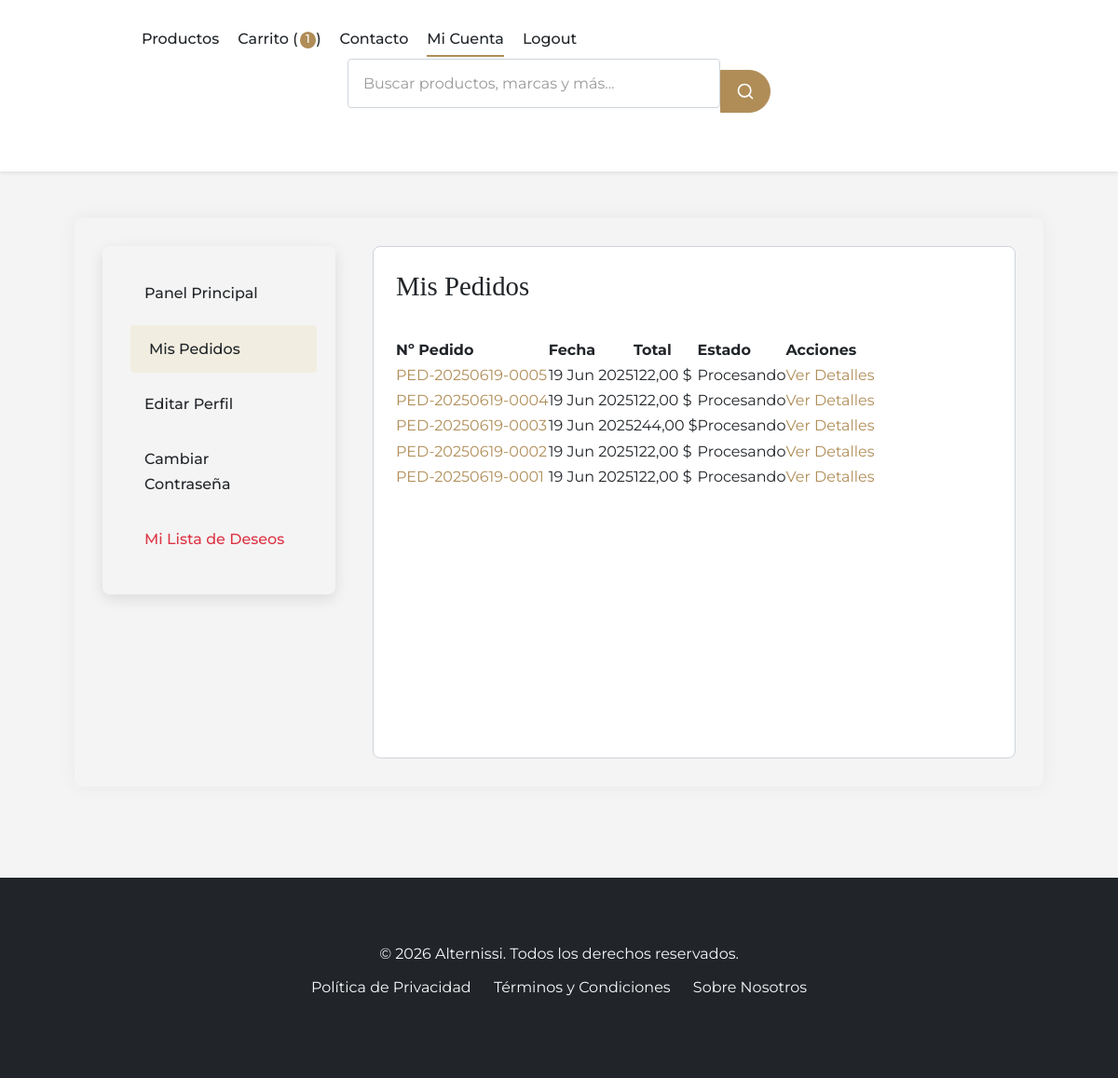
Page /cuenta/pedidos/ (signed in) on the committed database.
### post/models.py (models this page shows, shortened)
class TimeStampedModel(models.Model):
    creado = models.DateTimeField(auto_now_add=True, db_index=True)
    actualizado = models.DateTimeField(auto_now=True)
    class Meta:
        abstract = True

class Pedido(TimeStampedModel):
    class Estado(models.TextChoices):
        PENDIENTE = 'pendiente', 'Pendiente'
        PROCESANDO = 'procesando', 'Procesando'
        ENVIADO = 'enviado', 'Enviado'
        COMPLETADO = 'completado', 'Completado'
        CANCELADO = 'cancelado', 'Cancelado'
        REEMBOLSADO = 'reembolsado', 'Reembolsado'
    class MetodoPago(models.TextChoices):
        TARJETA = 'tarjeta', 'Tarjeta de Crédito/Débito'
        PAYPAL = 'paypal', 'PayPal'
        TRANSFERENCIA = 'transferencia', 'Transferencia Bancaria'
        CONTRAENTREGA = 'contraentrega', 'Contraentrega'
    cliente = models.ForeignKey(
        Cliente, # Cliente está antes, seguro.
        related_name='pedidos',
        on_delete=models.PROTECT
    )
    codigo = models.CharField(
        max_length=20,
        unique=True,
        editable=False,
        help_text="Código único del pedido"
    )
    estado = models.CharField(
        max_length=20,
        choices=Estado.choices,
        default=Estado.PENDIENTE
    )
    metodo_pago = models.CharField(
        max_length=20,
        choices=MetodoPago.choices
    )
    direccion_envio = models.JSONField()
    direccion_facturacion = models.JSONField()
    subtotal = models.DecimalField(max_digits=12, decimal_places=2)
    descuento = models.DecimalField(max_digits=12, decimal_places=2, default=0)
    impuesto = models.DecimalField(max_digits=12, decimal_places=2, default=0)
    envio = models.DecimalField(max_digits=12, decimal_places=2, default=0)
    total = models.DecimalField(max_digits=12, decimal_places=2)
    notas = models.TextField(blank=True)
    transaccion_id = models.CharField(max_length=100, blank=True)
    cupon = models.ForeignKey(
        Cupon, # Cupon está antes, seguro.
        on_delete=models.SET_NULL,
        null=True,
        blank=True
    )
    class Meta:
        ordering = ['-creado']
        verbose_name_plural = 'pedidos'
        indexes = [
            models.Index(fields=['codigo']),
            models.Index(fields=['estado']),
            models.Index(fields=['cliente']),
            models.Index(fields=['creado']),
        ]

### post/views.py (the view)
# urls.py: path('cuenta/pedidos/', views.ListaPedidosClienteView.as_view(), name='lista_pedidos_cliente'),
class ListaPedidosClienteView(LoginRequiredMixin, ListView):
    model = Pedido
    template_name = 'post/cuenta/lista_pedidos.html'    # Corregido
    context_object_name = 'pedidos'
    paginate_by = 10 # Añadir paginación
    def get_queryset(self):
        return Pedido.objects.filter(
            cliente__usuario=self.request.user
        ).select_related('cupon').order_by('-creado') # Optimizar y ordenar
    def get_context_data(self, **kwargs):
        context = super().get_context_data(**kwargs)
        return context

### post/context_processors.py (called while the page is built)
def tienda_config_processor(request):
    config = ConfiguracionTienda.obtener_configuracion()
    moneda_simbolo_global = '$'
    if config and hasattr(config, 'simbolo_moneda') and config.simbolo_moneda:
        moneda_simbolo_global = config.simbolo_moneda
    return {
        'tienda_config': config,
        'moneda_simbolo_global': moneda_simbolo_global
    }

### post/models.py (called while the page is built)
    @property
    def total_items(self):
        return self.items.aggregate(total=Sum('cantidad'))['total'] or 0

    @property
    def subtotal(self):
        return sum(item.subtotal for item in self.items.all())

    def get_total(self, cliente_actual=None): # cliente_actual puede ser self.cliente
        s_total = self.subtotal # Cachear para evitar múltiples llamadas a la property
        descuento_aplicado = 0
        if cliente_actual is None and self.cliente:
            cliente_actual = self.cliente
        if self.cupon and self.cupon.es_valido(cliente=cliente_actual, subtotal=s_total):
            descuento_aplicado = self.cupon.aplicar_descuento(s_total)
        return s_total - descuento_aplicado

    @property
    def descuento_aplicado(self): # Para mostrar en el template, cliente_actual se infiere de self.cliente
        cliente_para_validacion = self.cliente # Puede ser None si es un carrito de sesión
        if self.cupon and self.cupon.es_valido(cliente=cliente_para_validacion, subtotal=self.subtotal):
            return self.cupon.aplicar_descuento(self.subtotal)
        return 0

    @property
    def subtotal(self):
        return self.precio * self.cantidad

    @classmethod
    def obtener_configuracion(cls):
        return cls.objects.filter(activo=True).first()

### post/templates/post/cuenta/lista_pedidos.html (shortened to what this page needs)
{% extends "post/base.html" %}
{% load static %}
{% block content %}
<div class="account-container">
    <div class="account-grid">
        <aside class="account-nav">
            <ul>
                <li><a href="{% url 'tienda:cuenta_dashboard' %}">Panel Principal</a></li>
                <li><a href="{% url 'tienda:lista_pedidos_cliente' %}" class="active">Mis Pedidos</a></li>
                <li><a href="{% url 'tienda:editar_perfil_cliente' %}">Editar Perfil</a></li>
                <li><a href="{% url 'tienda:password_change' %}">Cambiar Contraseña</a></li>
                <li><a href="{% url 'tienda:ver_lista_deseos' %}">Mi Lista de Deseos</a></li>
            </ul>
        </aside>
        <main class="account-content">
            <h2>Mis Pedidos</h2>
            {% if pedidos %}
                <table class="orders-table">
                    <thead><tr><th>Nº Pedido</th><th>Fecha</th><th>Total</th><th>Estado</th><th>Acciones</th></tr></thead>
                    <tbody>
                        {% for pedido_obj in pedidos %}
                        <tr>
                            <td><a href="{% url 'tienda:detalle_pedido_cliente' pedido_id=pedido_obj.id %}">{{ pedido_obj.codigo }}</a></td>
                            <td>{{ pedido_obj.creado|date:"d M Y" }}</td>
                            <td>{{ pedido_obj.total|floatformat:2 }} {{moneda_simbolo|default:'$'}}</td>
                            <td>{{ pedido_obj.get_estado_display }}</td>
                            <td><a href="{% url 'tienda:detalle_pedido_cliente' pedido_id=pedido_obj.id %}">Ver Detalles</a></td>
                        </tr>
                        {% endfor %}
                    </tbody>
                </table>
            {% else %}
                <div class="no-orders">
                    <p>Aún no has realizado ningún pedido.</p>
                    <a href="{% url 'tienda:lista_productos' %}" class="btn btn-primary" style="padding:10px 15px; background-color:#007bff; color:white; text-decoration:none; border-radius:4px;">Explorar productos</a>
                </div>
            {% endif %}
        </main>
    </div>
</div>
{% endblock %}

### post/static/post/css/style.css (style rules this page uses)
:root { --font-primary: 'Montserrat', sans-serif; --font-secondary: 'Playfair Display', serif; --color-white: #FFFFFF; --color-light-gray: #F8F9FA; --color-medium-gray: #CED4DA; --color-dark-gray: #212529; --color-black: #000000; --color-background: #f4f4f4; --color-accent: #B08D57; --color-accent-rgb: 176, 141, 87; --color-accent-hover: #9A7C4F; --color-success: #28A745; --color-error: #DC3545; --color-warning: #FFC107; --border-radius-sm: 4px; --border-radius-md: 8px; --box-shadow-light: 0 2px 4px rgba(0, 0, 0, 0.08); --box-shadow-md: 0 4px 10px rgba(0, 0, 0, 0.1); --transition-fast: all 0.2s ease-in-out; --transition-medium: all 0.3s ease-in-out; }
*, *::before, *::after { box-sizing: border-box; margin: 0; padding: 0; }
body { font-family: var(--font-primary); background-color: var(--color-background); color: var(--color-dark-gray); line-height: 1.7; font-size: 16px; -webkit-font-smoothing: antialiased; -moz-osx-font-smoothing: grayscale; }
h1, h2, h3, h4, h5, h6 { font-family: var(--font-secondary); color: var(--color-dark-gray); margin-top: 1.5rem; margin-bottom: 1rem; line-height: 1.3; }
h2 { font-size: 2.2rem; }
a { color: var(--color-accent); text-decoration: none; transition: var(--transition-fast); }
ul, ol { list-style-position: inside; padding-left: 1.5em; }
main { padding: 2rem 0; min-height: calc(100vh - 250px); }
.account-content { padding: 1.5rem; background-color: var(--color-white); border: 1px solid var(--color-medium-gray); border-radius: var(--border-radius-md); }
.account-content h2 { margin-top: 0; font-family: var(--font-secondary); }

### post/templates/post/cuenta/lista_pedidos.html (style rules this page uses)
.account-container { max-width: 1200px; margin: 30px auto; padding: 30px; background-color: var(--white); border-radius: 8px; box-shadow: 0 0 20px rgba(0, 0, 0, 0.05); }
.account-grid { display: flex; gap: 40px; }
.account-nav { flex: 0 0 250px; background-color: var(--black); padding: 25px; border-radius: 8px; height: fit-content; box-shadow: 0 5px 15px rgba(0, 0, 0, 0.1); }
.account-nav ul { list-style: none; padding: 0; margin: 0; }
.account-nav li a { display: block; padding: 12px 20px; text-decoration: none; color: var(--light-gold); border-radius: 4px; margin-bottom: 8px; transition: all 0.3s ease; font-weight: 500; position: relative; overflow: hidden; }
.account-nav li a:before { content: ''; position: absolute; top: 0; left: -100%; width: 100%; height: 100%; background: linear-gradient(90deg, transparent, rgba(212, 175, 55, 0.2), transparent); transition: all 0.5s ease; }
.account-nav li a:hover, .account-nav li a.active { background-color: rgba(212, 175, 55, 0.1); color: var(--gold); transform: translateX(5px); }
.account-nav li a.active { border-left: 3px solid var(--gold); }
.account-content { flex: 1; }
.account-content h2, .account-content h3 { margin-top: 0; margin-bottom: 25px; color: var(--black); }
.account-content h2 { font-size: 1.8em; border-bottom: 2px solid var(--gold); padding-bottom: 10px; display: inline-block; }
.account-nav li:last-child a { color: #dc3545; }

### rows in the picture
Pedido: codigo "PED-20250619-0005", creado "19 Jun 2025", total "122,00", moneda_simbolo "$", estado "Procesando"
Pedido: codigo "PED-20250619-0004", creado "19 Jun 2025", total "122,00", moneda_simbolo "$", estado "Procesando"
Pedido: codigo "PED-20250619-0003", creado "19 Jun 2025", total "244,00", moneda_simbolo "$", estado "Procesando"
Pedido: codigo "PED-20250619-0002", creado "19 Jun 2025", total "122,00", moneda_simbolo "$", estado "Procesando"
Pedido: codigo "PED-20250619-0001", creado "19 Jun 2025", total "122,00", moneda_simbolo "$", estado "Procesando"

### other values in the picture
{{ global_cart_items|default:0 }} "1"
